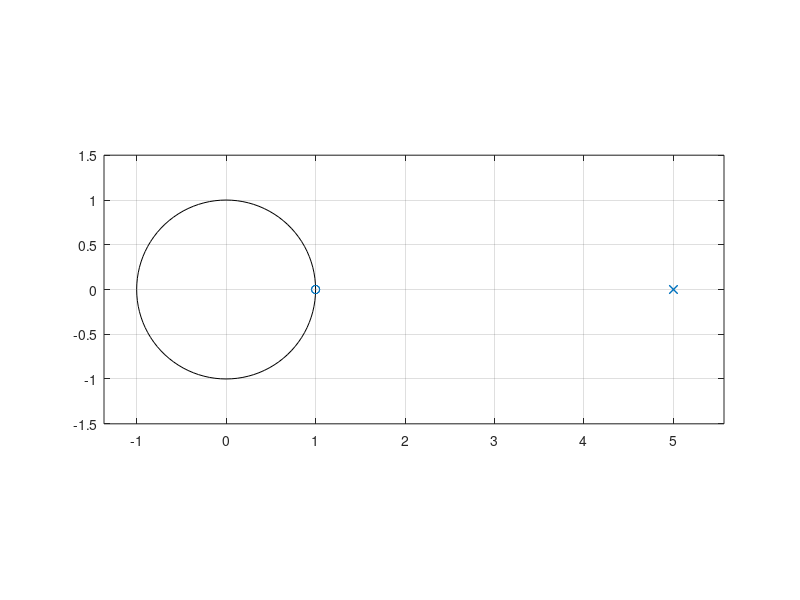
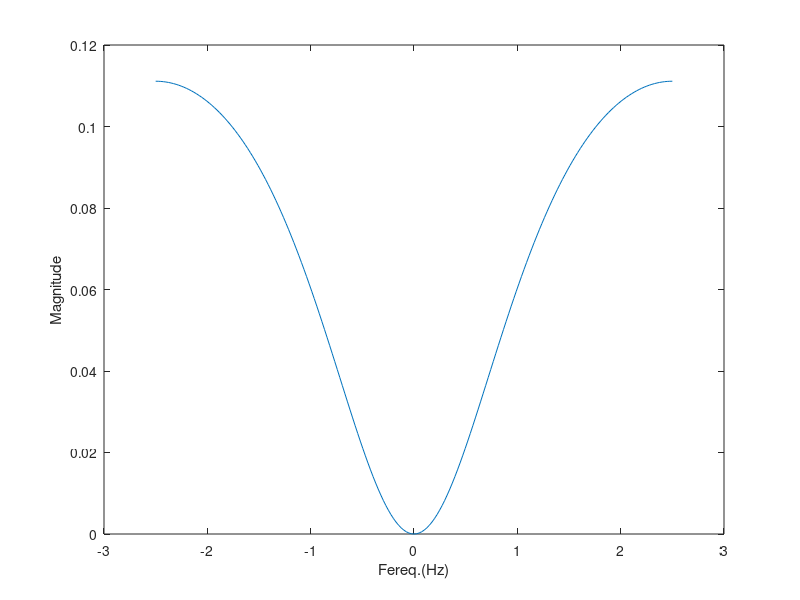

The MATLAB source for these figures, in order:
clc;clear;close;
f=input('enter the frequency in hz');
fs=input('enter the sampling rate');
r=input('enter the radius of the pole in the z-plane');
w=2*pi*f/fs;
z1=exp(i*w);
z2=exp(-i*w);
p1=r*exp(i*w);
p2=r*exp(-i*w);
z=[z1;z2];
p=[p1;p2];

b=poly(z);
a=poly(p);
freq_rad=-pi:pi/101:pi;
figure(1);zplane(z,p);
figure(2);
H=freqz(b,a,freq_rad);
freq_Hz=(freq_rad*fs)/(2*pi);
plot(freq_Hz,abs(H));
xlabel('Fereq.(Hz)');
ylabel('Magnitude');